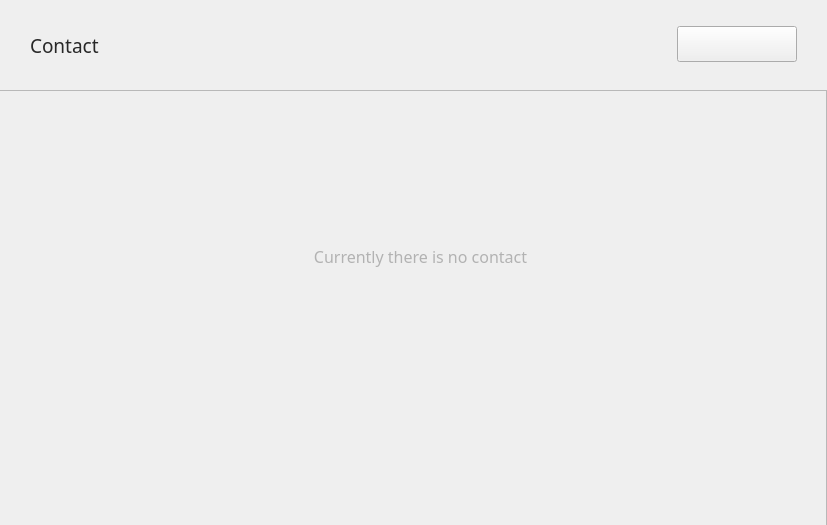
<?xml version="1.0" encoding="UTF-8"?>
<ui version="4.0">
 <class>ContactPage</class>
 <widget class="QWidget" name="ContactPage">
  <property name="geometry">
   <rect>
    <x>0</x>
    <y>0</y>
    <width>827</width>
    <height>525</height>
   </rect>
  </property>
  <property name="font">
   <font>
    <family>微软雅黑</family>
   </font>
  </property>
  <property name="windowTitle">
   <string>Form</string>
  </property>
  <property name="styleSheet">
   <string notr="true"/>
  </property>
  <widget class="QStackedWidget" name="stackedWidget">
   <property name="geometry">
    <rect>
     <x>0</x>
     <y>0</y>
     <width>827</width>
     <height>525</height>
    </rect>
   </property>
   <property name="font">
    <font>
     <family>微软雅黑</family>
    </font>
   </property>
   <property name="styleSheet">
    <string notr="true">color: rgb(40, 40, 40);</string>
   </property>
   <property name="lineWidth">
    <number>0</number>
   </property>
   <property name="currentIndex">
    <number>0</number>
   </property>
   <widget class="QWidget" name="allContactPage">
    <widget class="QScrollArea" name="scrollArea">
     <property name="geometry">
      <rect>
       <x>-1</x>
       <y>90</y>
       <width>828</width>
       <height>436</height>
      </rect>
     </property>
     <property name="font">
      <font>
       <family>微软雅黑</family>
      </font>
     </property>
     <property name="styleSheet">
      <string notr="true"/>
     </property>
     <property name="lineWidth">
      <number>1</number>
     </property>
     <property name="verticalScrollBarPolicy">
      <enum>Qt::ScrollBarAsNeeded</enum>
     </property>
     <property name="horizontalScrollBarPolicy">
      <enum>Qt::ScrollBarAlwaysOff</enum>
     </property>
     <property name="widgetResizable">
      <bool>true</bool>
     </property>
     <widget class="QWidget" name="scrollAreaWidgetContents">
      <property name="geometry">
       <rect>
        <x>0</x>
        <y>0</y>
        <width>826</width>
        <height>434</height>
       </rect>
      </property>
      <widget class="QLabel" name="initLabel">
       <property name="geometry">
        <rect>
         <x>220</x>
         <y>140</y>
         <width>401</width>
         <height>51</height>
        </rect>
       </property>
       <property name="font">
        <font>
         <family>微软雅黑</family>
         <pointsize>12</pointsize>
        </font>
       </property>
       <property name="styleSheet">
        <string notr="true">color: rgb(178, 178, 178);</string>
       </property>
       <property name="text">
        <string>Currently there is no contact</string>
       </property>
       <property name="alignment">
        <set>Qt::AlignCenter</set>
       </property>
      </widget>
     </widget>
    </widget>
    <widget class="QLabel" name="contactLabel">
     <property name="geometry">
      <rect>
       <x>30</x>
       <y>35</y>
       <width>121</width>
       <height>21</height>
      </rect>
     </property>
     <property name="font">
      <font>
       <family>微软雅黑</family>
       <pointsize>14</pointsize>
      </font>
     </property>
     <property name="styleSheet">
      <string notr="true">background:transparent;
color: rgb(40, 40, 40);</string>
     </property>
     <property name="text">
      <string>Contact</string>
     </property>
    </widget>
    <widget class="QToolButton" name="addContactBtn">
     <property name="geometry">
      <rect>
       <x>677</x>
       <y>26</y>
       <width>120</width>
       <height>36</height>
      </rect>
     </property>
     <property name="font">
      <font>
       <family>微软雅黑</family>
      </font>
     </property>
     <property name="cursor">
      <cursorShape>PointingHandCursor</cursorShape>
     </property>
     <property name="focusPolicy">
      <enum>Qt::NoFocus</enum>
     </property>
     <property name="text">
      <string/>
     </property>
    </widget>
   </widget>
  </widget>
 </widget>
 <tabstops>
  <tabstop>scrollArea</tabstop>
 </tabstops>
 <resources/>
 <connections/>
</ui>
